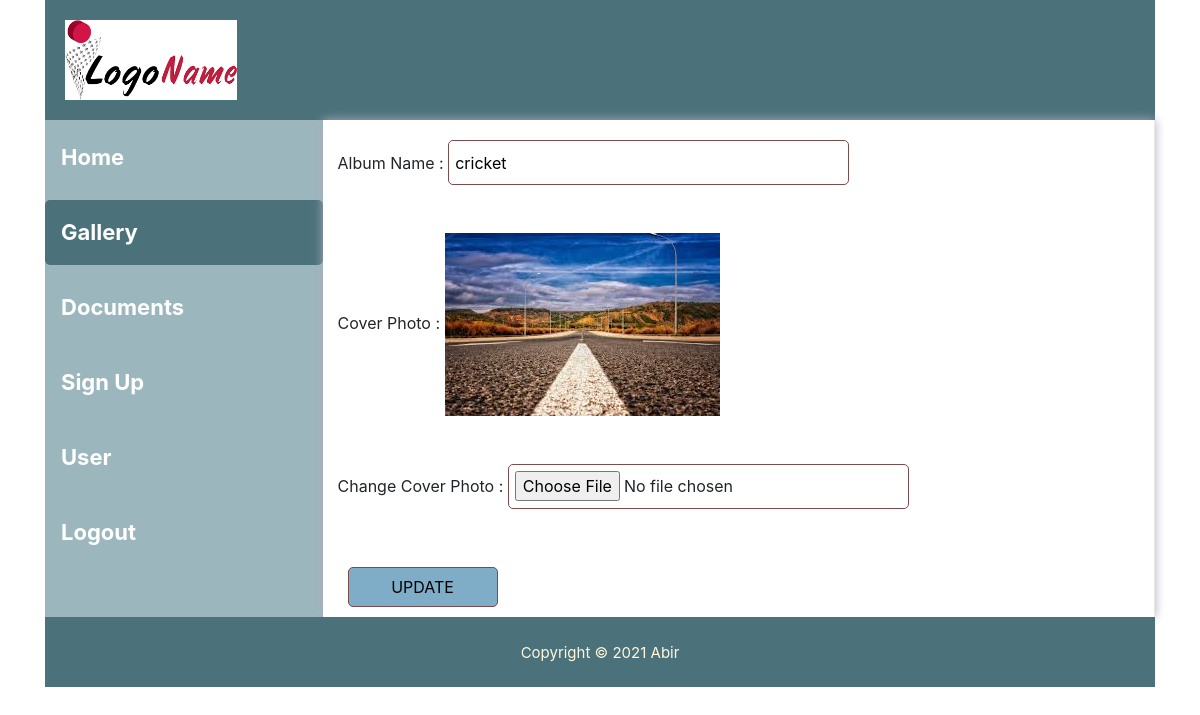
The page /view/albumupdate.php?update=37 (signed in) on the database its author committed.
### tables this page shows
CREATE TABLE `albumdetails` (
  `id` int(50) NOT NULL,
  `album_name` varchar(255) NOT NULL,
  `photo` varchar(255) NOT NULL
);

### classes/database.php (called while the page is built, shortened)
<?php
class Database {
    public $con;
    public function __construct() {
        $servername = "localhost";
        $username = "root";
        $password = "";
        $this->con = new PDO("mysql:host=$servername;dbname=address", $username, $password);
    }
    public function select($table, $id) {
        $query = $this->con->prepare("SELECT * FROM " . $table . " WHERE `id` = $id");
        $query->execute();
        if (isset($_POST['delete'])) {
            $row = $query->fetch(PDO::FETCH_ASSOC);
            $path = '../img/' . $row['photo'];
        } else {
            $result=$query->fetch(PDO::FETCH_ASSOC);
            return $result;
        }
    }
}

### view/albumupdate.php (the view, shortened to what this page needs)
<?php
require_once '../classes/database.php';
$database = new Database();
if (isset($_GET['update'])) {
    $id = $_GET['update'];
    $table = "albumdetails";
    $user = $database->select($table, $id);
}
require_once '../view/header.php'; ?>
<section>
    <div class="row">
        <div class="col-md-12">
            <div class="col-md-3">
                <div class="leftSidebar content">
                    <div class="mainMenu">
                        <div class="menu">
                            <div class="row">
                                <div class="col-md-12">
                                    <div class="menus">
                                        <nav class="navbar">
                                            <div class="navbar-links">
                                                <ul>
                                                    <li ><a href="../view/index.php">Home</a></li>
                                                    <li><a class="active"  href="../view/gallery.php">Gallery</a></li>
                                                    <li><a href="../view/document.php">Documents</a></li>
                                                    <li><a href="../view/registration.php">Sign Up</a></li>
                                                    <?php
                                                    if (isset($_SESSION['user'])) { ?>
                                                        <li class="login"><a href="../view/user.php">User</a></li>
                                                    <?php } ?>
                                                    <?php if (!isset($_SESSION['user'])) { ?>
                                                        <li class="login"><a href="../view/login.php">Login</a></li>
                                                    <?php } else { ?>
                                                        <li class="login"><a href="../view/logout.php">Logout</a></li>
                                                    <?php } ?>
                                                </ul>
                                            </div>
                                        </nav>
                                    </div>
                                </div>
                            </div>
                        </div>
                    </div>
                </div>
            </div>
            <div class="col-md-9">
                <div class="mainContent content">
                    <form action="" method="POST" enctype="multipart/form-data" class="album-edit">
                        <div>
                            <label>Album Name :</label>
                            <input type="text" name="albumname" value="<?= $user['album_name'] ?>">
                        </div>
                        <br><br>
                        <div>
                            <label>Cover Photo :</label>
                            <img src="../img/<?php echo $user['photo'] ?>">
                        </div>
                        <br><br>
                        <div>
                            <label>Change Cover Photo :</label>
                            <input type="file" name="photo">
                        </div>
                        <br><br>
                        <div class="update-btn">
                            <input type="submit" name="btn" value="UPDATE">
                        </div>
                    </form>
                </div>
            </div>
        </div>
    </div>
</section>
<?php require_once '../view/footer.php'; ?>

### style.css (style rules this page uses)
section .col-md-9 { border-right: 1px solid #00000017; box-shadow: 0px 0px 10px #ababbf; }
section .col-md-1,.col-md-2,.col-md-3,.col-md-4,.col-md-5,.col-md-6,.col-md-7,.col-md-8,.col-md-9,.col-md-10,.col-md-11 { float: left; }
a,ul,h1,h2,h3,h4,h5,h6,p { margin: 0; padding: 0; }
body { margin: 0 auto !important; }
.menus nav ul li { margin: 5px 0; width: 100%; }
.menus nav ul li a { text-decoration: none; color: white; font-size: 22px; font-weight: bold; padding: 16px; display: block; border-radius: 5px; }
.active { width: 100%; background: #4B717B; }
.navbar { margin: 0 !important; padding: 0 !important; }
section .col-md-3 { margin: 0; padding: 0; height: 100%; background: #9CB6BD; }
.leftSidebar ul li { display: inline-block; }
.album-edit { margin-top: 20px; }
.album-edit input { width: 50%; height: 45px; }
.update-btn { margin: 10px; }
.update-btn input { width: 150px; height: 40px; background: #7fadc8; }

### css/registration.css (style rules this page uses)
input { width: 100%; border: solid #7b4c4c 1px; font-size: 21px; border-radius: 5px; padding: 6px; }

### rows shown on the page
albumdetails: albumname "cricket", photo (picture)
